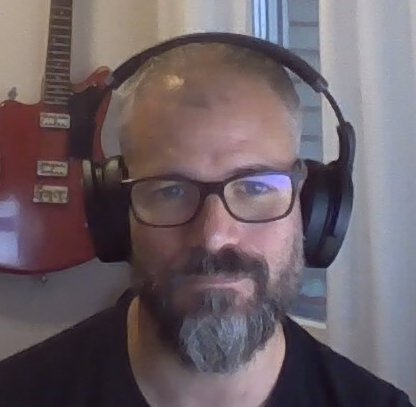
#> input picture modulo1/python/sesion2/sesion2/imagenes/cara.png, 416 x 407 px
$ python Punto6_3.py
#> lines starting #> are read from the running program, lines starting #| are printed output that depends on the picture; after the words box and inside, x2 and y2 are one past the last pixel; in counts of white or black regions, pixels touching at a corner belong together
# -*- coding: utf-8 -*-
import cv2
import sys
import copy


# Leemos la imagen
imgCara=cv2.imread('imagenes/cara.png')
#> imgCara is the input picture: shape (407, 416, 3); mean B, G, R 102.4, 96.5, 108.6
imgSol=cv2.imread('imagenes/sol.jpg')
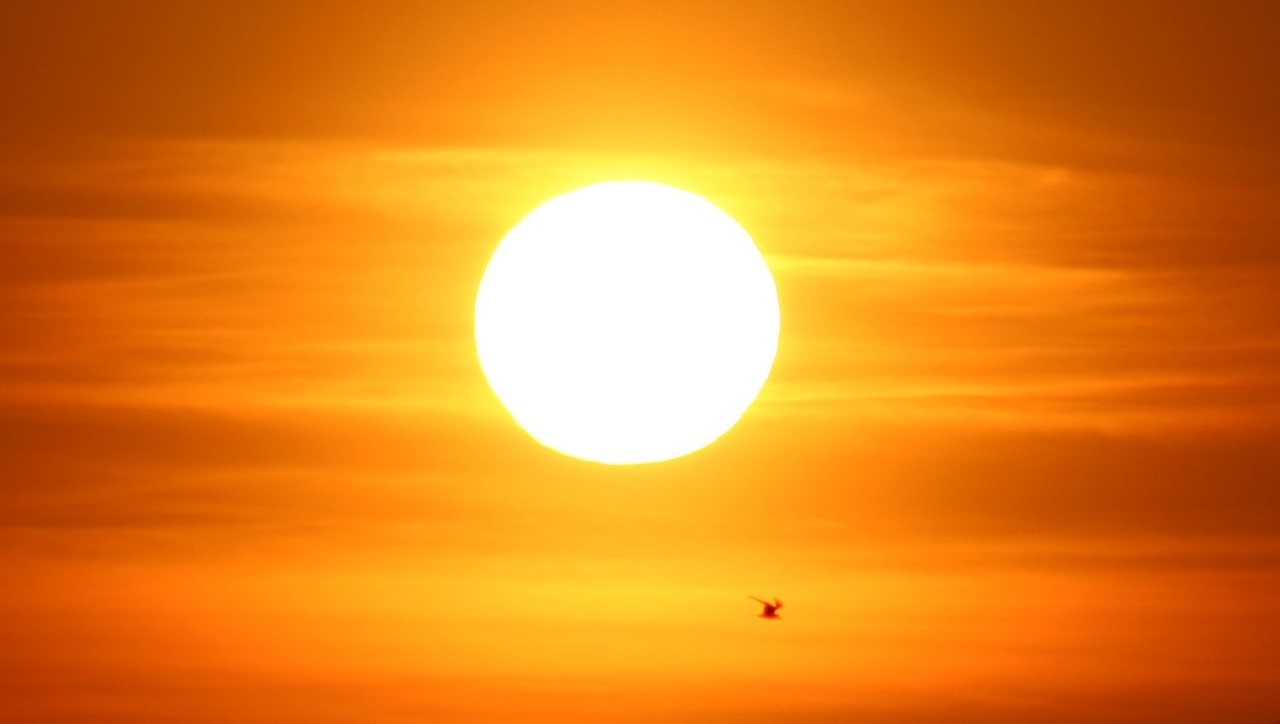
#> input picture modulo1/python/sesion2/sesion2/imagenes/sol.jpg, 1280 x 724 px
#> imgSol is the input picture: shape (724, 1280, 3); mean B, G, R 32.7, 132, 227

#Si está vacía es que no se ha leído
if imgCara is None or imgSol is None:
    print('Imagen no encontrada\n')
    sys.exit(0)
else:
    imgCaraRecorte=copy.copy(imgCara[80:300,120:300])
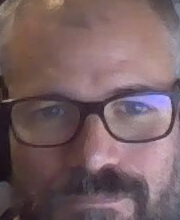
#> imgCaraRecorte: shape (220, 180, 3); mean B, G, R 99.4, 96.2, 119.7

    #280 290
    # nuevo size
    dsize = (290, 280)

    # resize image
    imageResized = cv2.resize(imgCaraRecorte, dsize)
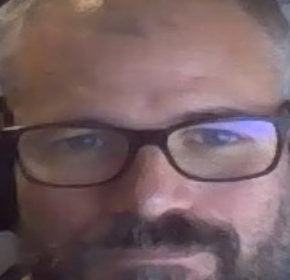
#> imageResized: shape (280, 290, 3); mean B, G, R 99.3, 96.1, 119.6

    print('image resized size')
    print(imageResized.shape)
#| (280, 290, 3)

    imgSol[190:470,480:770]=copy.copy(imageResized)
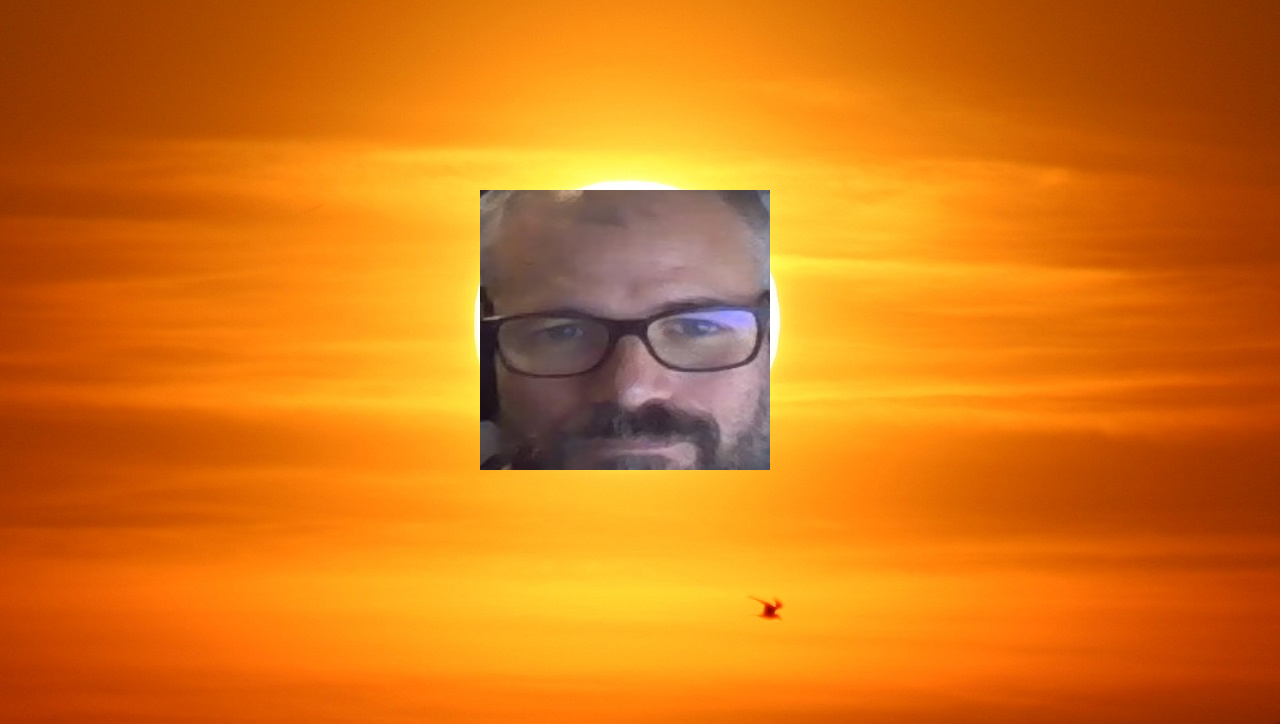
#> imgSol: shape (724, 1280, 3); 8.76% of pixels changed, all inside (x1, y1, x2, y2) = (480, 190, 770, 470)
    print(imgSol[190:470,480:770].shape)
#| (280, 290, 3)


    cv2.imwrite('imagenes/sol_modificado.jpg',imgSol)
    cv2.imshow('ROI',imgSol)
    cv2.waitKey(0)
    cv2.destroyAllWindows()
